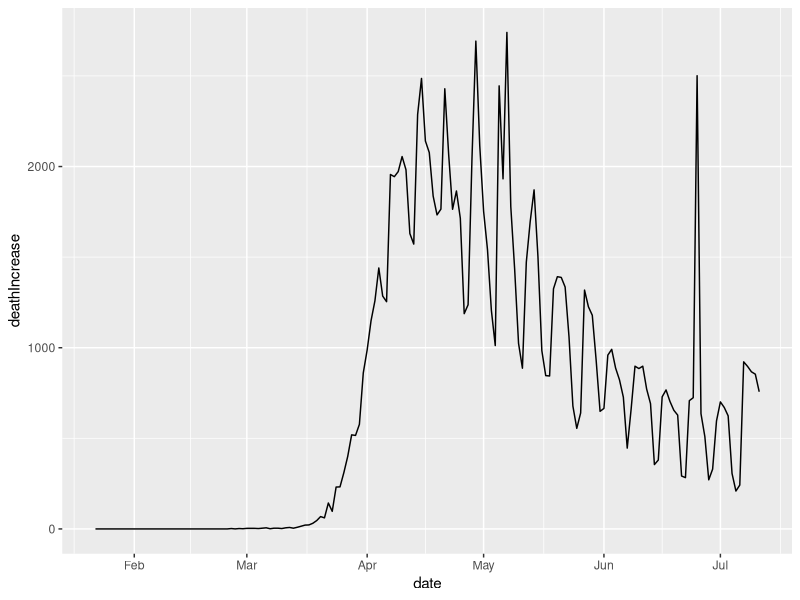

Write the R code that produced this figure.
library(tidyverse)
library(lubridate)

#read data
dailycsv <- read_csv("./rawdata/daily.csv")

datesintable <- c("date", "dateChecked", "lastModified")

dailycsv$date <-  ymd(dailycsv$date)

ggplot (dailycsv, aes(x=date, y=deathIncrease)) +
  geom_line()

